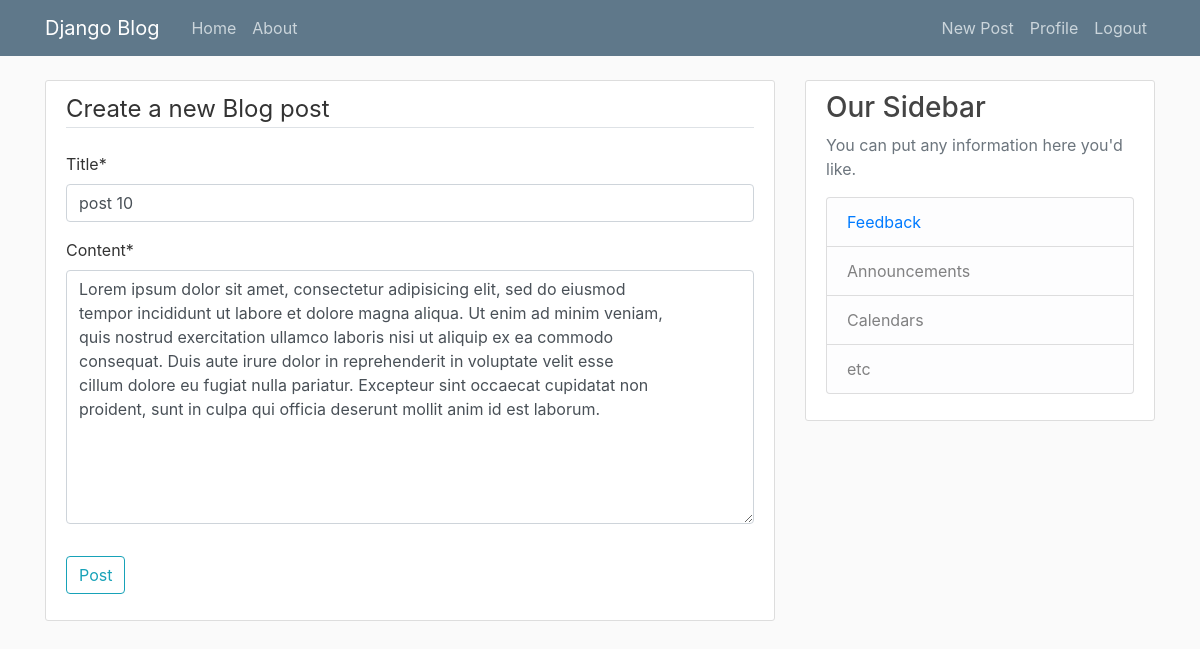
Screenshot of /post/14/update/ (signed in) with the database file from the repository.
### blog/models.py (models this page shows, shortened)
class Post(models.Model):
	title = models.CharField(max_length=100)
	content = models.TextField(validators=[MinLengthValidator(200)])
	date_posted = models.DateTimeField(default=timezone.now)
	author = models.ForeignKey(User, on_delete=models.CASCADE)

### blog/views.py (the view, shortened to what this page needs)
# urls.py: path('post/<int:pk>/update/', PostUpdateView.as_view(), name='post-update'),
class PostUpdateView(LoginRequiredMixin, UserPassesTestMixin, UpdateView):
	model = Post
	fields = ['title', 'content']
	def test_func(self):
		post = self.get_object()
		if self.request.user == post.author:
			return True
		return False

### blog/templates/blog/post_form.html (shortened to what this page needs)
{% extends "blog/base.html" %}
{% load crispy_forms_tags %}
{% block content %}
<div class="content-section">
	<form method="POST">
		<fieldset class="form-group">
			<legend class="border-bottom mb-4">Create a new Blog post</legend>
			{{ form | crispy}}
		</fieldset>
		<div class="form-group">
			<button class="btn btn-outline-info" type="submit">Post</button>
		</div>
	</form>
</div>
{% endblock content %}

### blog/static/blog/main.css (style rules this page uses)
body { background: #fafafa; color: #333333; margin-top: 5rem; }
.content-section { background: #ffffff; padding: 10px 20px; border: 1px solid #dddddd; border-radius: 3px; margin-bottom: 20px; }

### rows the page displays
Post: title "post 10", content "Lorem ipsum dolor sit amet, consectetur adipisicing elit, sed do eiusmod tempor incididunt ut labore et dolore magna aliqua. Ut enim ad minim veniam, quis nostrud exercitation ullamco laboris nisi ut aliquip ex ea commodo consequat. Duis aute irure dolor in reprehenderit in voluptate velit esse cillum dolore eu fugiat nulla pariatur. Excepteur sint occaecat cupidatat non proident, sunt in culpa qui officia deserunt mollit anim id est laborum."
